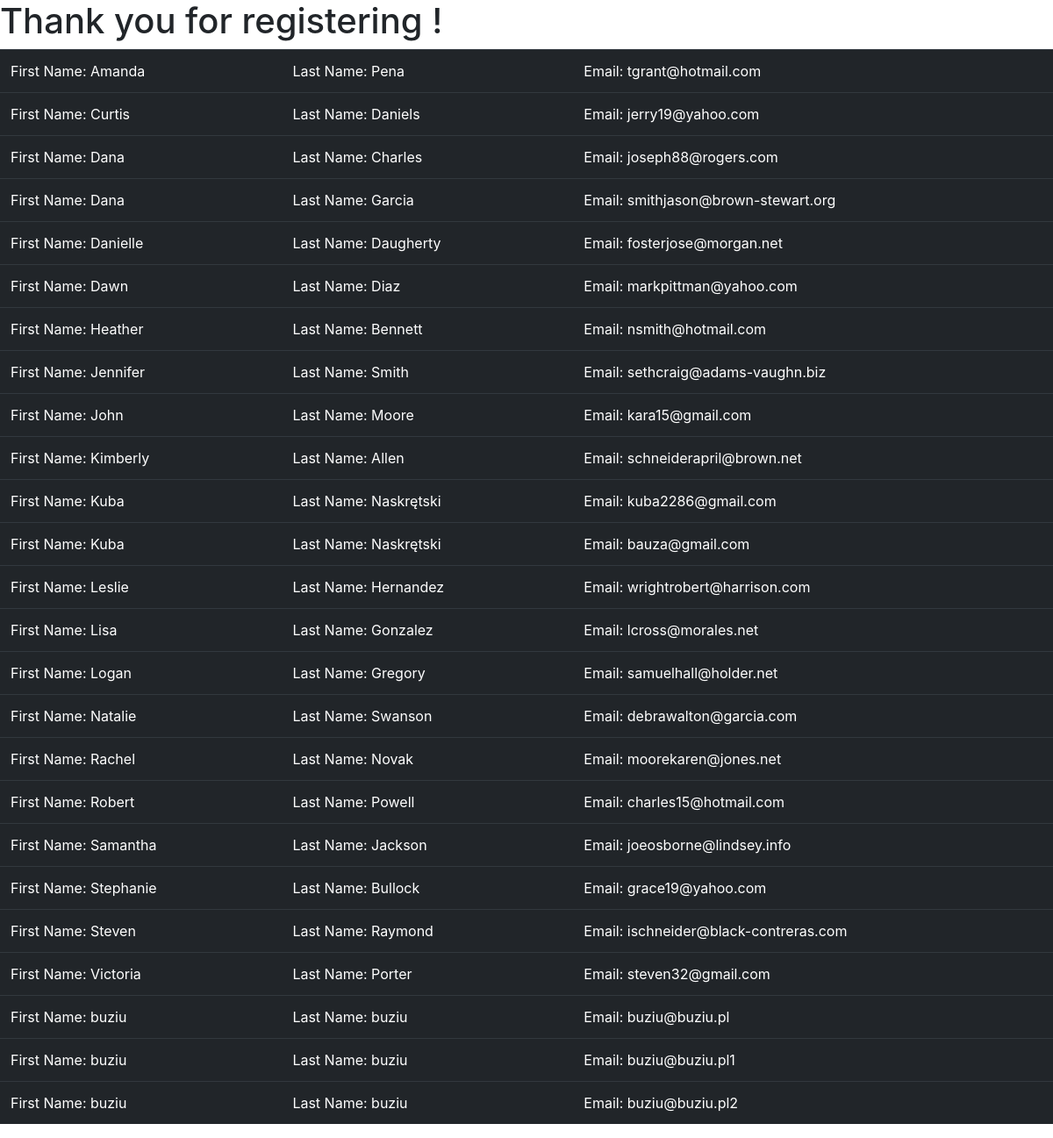
/users/, run on the app's committed database.
### apptwo/models.py (models this page shows)
class User(models.Model):
    first_name = models.CharField(max_length=128)
    last_name = models.CharField(max_length=128)
    email = models.EmailField(max_length=264,unique=True)

### apptwo/views.py (the view)
# urls.py: re_path(r'^users/',include('apptwo.urls')),
def users(request):
    user_list = User.objects.order_by('first_name')
    user_dict = {'users':user_list}
    return render(request,'apptwo/users.html',context=user_dict)

### templates/apptwo/users.html (shortened to what this page needs)
<!DOCTYPE html>
<html lang="en" dir="ltr">
  <head>
  </head>
  <link rel="stylesheet" href="https://stackpath.bootstrapcdn.com/bootstrap/4.1.3/css/bootstrap.min.css">
  <body>
    <h1>Thank you for registering !</h1>
    {% if users %}
    <div class="table-responsive-sm">
      <table class="table table-dark">
        {% for person in users %}
        <tr>
          <td>First Name: {{ person.first_name }}</td>
          <td>Last Name: {{ person.last_name }}</td>
          <td>Email: {{ person.email }}</td>
        </tr>
        {% endfor %}
      </table>
    </div>
    {% endif %}
  </body>
</html>

### data on the page
User: first_name "Amanda", last_name "Pena", email "tgrant@hotmail.com"
User: first_name "Curtis", last_name "Daniels", email "jerry19@yahoo.com"
User: first_name "Dana", last_name "Charles", email "joseph88@rogers.com"
User: first_name "Dana", last_name "Garcia", email "smithjason@brown-stewart.org"
User: first_name "Danielle", last_name "Daugherty", email "fosterjose@morgan.net"
User: first_name "Dawn", last_name "Diaz", email "markpittman@yahoo.com"
User: first_name "Heather", last_name "Bennett", email "nsmith@hotmail.com"
User: first_name "Jennifer", last_name "Smith", email "sethcraig@adams-vaughn.biz"
User: first_name "John", last_name "Moore", email "kara15@gmail.com"
User: first_name "Kimberly", last_name "Allen", email "schneiderapril@brown.net"
User: first_name "Kuba", last_name "Naskrętski", email "kuba2286@gmail.com"
User: first_name "Kuba", last_name "Naskrętski", email "bauza@gmail.com"
User: first_name "Leslie", last_name "Hernandez", email "wrightrobert@harrison.com"
User: first_name "Lisa", last_name "Gonzalez", email "lcross@morales.net"
User: first_name "Logan", last_name "Gregory", email "samuelhall@holder.net"
User: first_name "Natalie", last_name "Swanson", email "debrawalton@garcia.com"
User: first_name "Rachel", last_name "Novak", email "moorekaren@jones.net"
User: first_name "Robert", last_name "Powell", email "charles15@hotmail.com"
User: first_name "Samantha", last_name "Jackson", email "joeosborne@lindsey.info"
User: first_name "Stephanie", last_name "Bullock", email "grace19@yahoo.com"
User: first_name "Steven", last_name "Raymond", email "ischneider@black-contreras.com"
User: first_name "Victoria", last_name "Porter", email "steven32@gmail.com"
User: first_name "buziu", last_name "buziu", email "buziu@buziu.pl"
User: first_name "buziu", last_name "buziu", email "buziu@buziu.pl1"
User: first_name "buziu", last_name "buziu", email "buziu@buziu.pl2"
